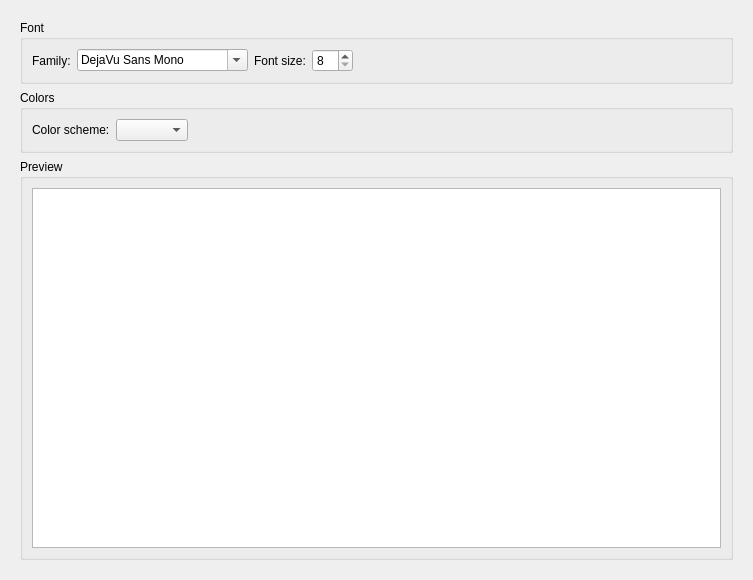
<?xml version="1.0" encoding="UTF-8"?>
<ui version="4.0">
 <class>Form</class>
 <widget class="QWidget" name="Form">
  <property name="geometry">
   <rect>
    <x>0</x>
    <y>0</y>
    <width>753</width>
    <height>580</height>
   </rect>
  </property>
  <property name="windowTitle">
   <string>Form</string>
  </property>
  <layout class="QVBoxLayout" name="verticalLayout">
   <item>
    <widget class="QScrollArea" name="scrollArea">
     <property name="frameShape">
      <enum>QFrame::NoFrame</enum>
     </property>
     <property name="widgetResizable">
      <bool>true</bool>
     </property>
     <widget class="QWidget" name="scrollAreaWidgetContents">
      <property name="geometry">
       <rect>
        <x>0</x>
        <y>0</y>
        <width>741</width>
        <height>568</height>
       </rect>
      </property>
      <layout class="QVBoxLayout" name="verticalLayout_2">
       <item>
        <widget class="QGroupBox" name="groupBox">
         <property name="title">
          <string>Font</string>
         </property>
         <layout class="QHBoxLayout" name="horizontalLayout_2">
          <item>
           <widget class="QLabel" name="label">
            <property name="text">
             <string>Family:</string>
            </property>
           </widget>
          </item>
          <item>
           <widget class="QFontComboBox" name="fontComboBox">
            <property name="toolTip">
             <string>The editor font</string>
            </property>
            <property name="fontFilters">
             <set>QFontComboBox::MonospacedFonts</set>
            </property>
            <property name="currentFont">
             <font>
              <family>DejaVu Sans Mono</family>
             </font>
            </property>
           </widget>
          </item>
          <item>
           <widget class="QLabel" name="label_3">
            <property name="text">
             <string>Font size:</string>
            </property>
           </widget>
          </item>
          <item>
           <widget class="QSpinBox" name="spinbox_font_size">
            <property name="sizePolicy">
             <sizepolicy hsizetype="Preferred" vsizetype="Fixed">
              <horstretch>0</horstretch>
              <verstretch>0</verstretch>
             </sizepolicy>
            </property>
            <property name="toolTip">
             <string>Default editor font size</string>
            </property>
            <property name="minimum">
             <number>8</number>
            </property>
           </widget>
          </item>
          <item>
           <spacer name="horizontalSpacer_2">
            <property name="orientation">
             <enum>Qt::Horizontal</enum>
            </property>
            <property name="sizeHint" stdset="0">
             <size>
              <width>40</width>
              <height>20</height>
             </size>
            </property>
           </spacer>
          </item>
         </layout>
        </widget>
       </item>
       <item>
        <widget class="QGroupBox" name="groupBox_2">
         <property name="title">
          <string>Colors</string>
         </property>
         <layout class="QHBoxLayout" name="horizontalLayout">
          <item>
           <widget class="QLabel" name="label_4">
            <property name="text">
             <string>Color scheme:</string>
            </property>
           </widget>
          </item>
          <item>
           <widget class="QComboBox" name="combo_color_schemes">
            <property name="toolTip">
             <string>Available editor color schemes</string>
            </property>
           </widget>
          </item>
          <item>
           <spacer name="horizontalSpacer">
            <property name="orientation">
             <enum>Qt::Horizontal</enum>
            </property>
            <property name="sizeHint" stdset="0">
             <size>
              <width>40</width>
              <height>20</height>
             </size>
            </property>
           </spacer>
          </item>
         </layout>
        </widget>
       </item>
       <item>
        <widget class="QGroupBox" name="groupBox_3">
         <property name="title">
          <string>Preview</string>
         </property>
         <layout class="QGridLayout" name="gridLayout_2">
          <item row="0" column="0">
           <widget class="CodeEdit" name="edit_preview">
            <property name="toolTip">
             <string>Color scheme/Font preview</string>
            </property>
           </widget>
          </item>
         </layout>
        </widget>
       </item>
      </layout>
     </widget>
    </widget>
   </item>
  </layout>
 </widget>
 <customwidgets>
  <customwidget>
   <class>CodeEdit</class>
   <extends>QPlainTextEdit</extends>
   <header>pyqode.core.api</header>
  </customwidget>
 </customwidgets>
 <resources/>
 <connections/>
</ui>
